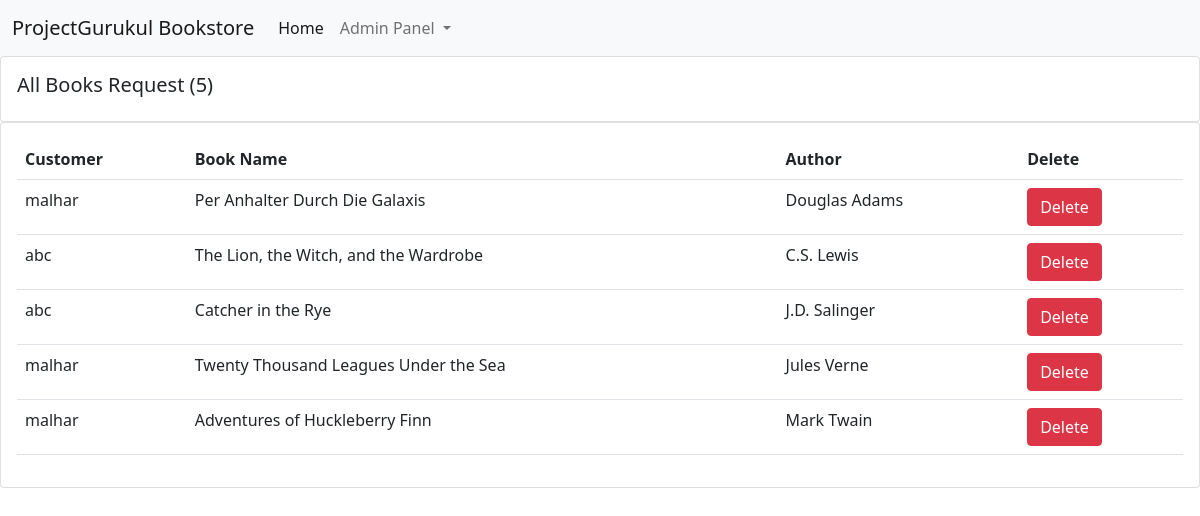
Screenshot of /see_requested_books/ with the database file from the repository.
### books/models.py (models this page shows, shortened)
class Request_Book(models.Model):
    book_name = models.CharField(max_length=100)
    author = models.CharField(max_length=100)
    user = models.ForeignKey(User, on_delete=models.CASCADE, default=1)

### books/views.py (the view)
# urls.py: path("see_requested_books/", views.see_requested_books, name="see_requested_books"),
def see_requested_books(request):
    requested_book = Request_Book.objects.all()
    requested_books_count = requested_book.count()
    return render(request, "see_requested_books.html", {'requested_book':requested_book, 'requested_books_count':requested_books_count})

### books/templates/see_requested_books.html (shortened to what this page needs)
{% extends 'admin_navbar.html' %}
{% block body %}
{% load static %}
<div class="row">
    <div class="col-md">
      <div class="card card-body">
        <h5>All Books Request ({{requested_books_count}})</h5>
      </div>
      <div class="card card-body">
        <table class="table">
          <tr>
            <th>Customer</th>
            <th>Book Name</th>
            <th>Author</th>
            <th>Delete</th>
          </tr>
          {% for i in requested_book %}
            <tr>
              <td>{{i.user}}</td>
              <td>{{i.book_name}}</td>
              <td>{{i.author}}</td>
              <td><a href="/delete_requested_books/delete_{{i.id}}/" class="btn btn-danger">Delete</a></td>
            </tr>
          {% endfor %}
        </table>
      </div>
    </div>
  </div>
  {% endblock %}

### rows the page displays
Request_Book: user "malhar", book_name "Per Anhalter Durch Die Galaxis", author "Douglas Adams"
Request_Book: user "abc", book_name "The Lion, the Witch, and the Wardrobe", author "C.S. Lewis"
Request_Book: user "abc", book_name "Catcher in the Rye", author "J.D. Salinger"
Request_Book: user "malhar", book_name "Twenty Thousand Leagues Under the Sea", author "Jules Verne"
Request_Book: user "malhar", book_name "Adventures of Huckleberry Finn", author "Mark Twain"

### other values shown
{{ requested_books_count }} "5"
